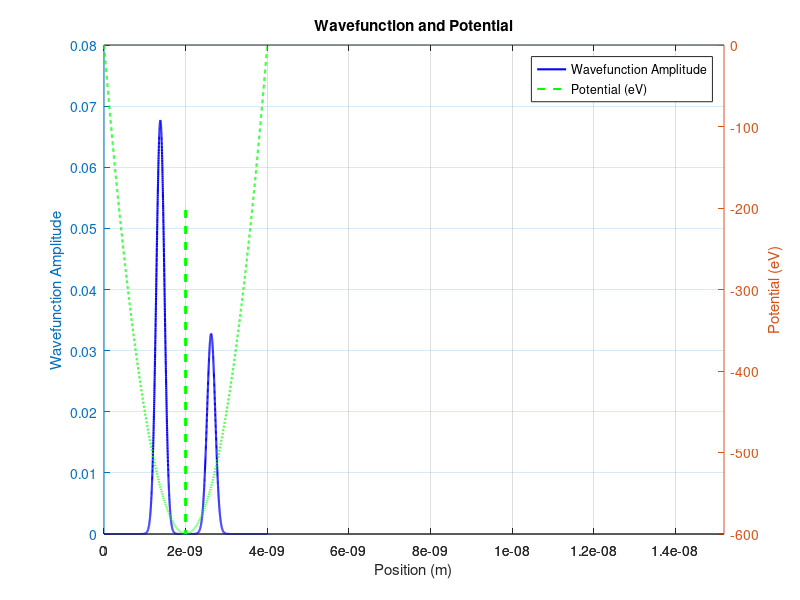

Source code (MATLAB):
clc;close all;clear all;

%% Constants
pi_val = pi;
melec = 9.1093837e-31;
hbar = 1.054571817e-34;
elcharge = 1.60217663e-19;
kf = 6.241509e18;

DomainSize = 4001;
kstart = floor(DomainSize/2);
kcentre = floor(kstart/2);
NSTEPS = 100000;
ddx = 0.1e-11;
ra = 0.125;
lambda_val = 1.6e-10;
sigma = 1.6e-10;
U0 = 600.0; % eV

%% Arrays
PsiReal = zeros(1, DomainSize);
PsiImag = zeros(1, DomainSize);
vp = zeros(1, DomainSize);

%% Variables
dt = 0.25 * (melec / hbar) * ddx^2;
L = DomainSize * ddx;

%% Generate the potential well
for k = 1:DomainSize
    xx = (k-1) * ddx;
    Vpot = (4.0 * U0 / L^2) * (xx^2) - (4.0 * U0 / L) * xx;
    vp(k) = Vpot * elcharge;
end

%% Add a barrier to the potential well
for k = (kstart-10):(kstart+10)
    vp(k) = vp(k) + 400.0 * elcharge;
end

%% Initialise the wavefunction
ptot = 0;
for k = 2:(DomainSize-2)
    PsiReal(k) = cos(2*pi_val*ddx*(k-kcentre)/lambda_val) * ...
                 exp(-0.5 * ((ddx*(k-kcentre))/sigma)^2);
    PsiImag(k) = sin(2*pi_val*ddx*(k-kcentre)/lambda_val) * ...
                 exp(-0.5 * ((ddx*(k-kcentre))/sigma)^2);
    ptot = ptot + PsiReal(k)^2 + PsiImag(k)^2;
end

%% Normalise the wavefunction
norm_factor = sqrt(ptot);
PsiReal(2:DomainSize-2) = PsiReal(2:DomainSize-2) / norm_factor;
PsiImag(2:DomainSize-2) = PsiImag(2:DomainSize-2) / norm_factor;

%% Time evolution
for n = 1:(NSTEPS-1)
    PsiReal(2:end-1) = PsiReal(2:end-1) - ra*(PsiImag(3:end) - 2*PsiImag(2:end-1) + PsiImag(1:end-2)) + ...
                       (dt/hbar) * vp(2:end-1) .* PsiImag(2:end-1);

    PsiImag(2:end-1) = PsiImag(2:end-1) + ra*(PsiReal(3:end) - 2*PsiReal(2:end-1) + PsiReal(1:end-2)) - ...
                       (dt/hbar) * vp(2:end-1) .* PsiReal(2:end-1);
end

%% Energy calculation
KeReal = 0; KeImag = 0; Pe = 0;
for k = 2:(DomainSize-2)
    LapReal = PsiReal(k+1) - 2*PsiReal(k) + PsiReal(k-1);
    LapImag = PsiImag(k+1) - 2*PsiImag(k) + PsiImag(k-1);

    KeReal = KeReal + PsiReal(k)*LapReal + PsiImag(k)*LapImag;
    KeImag = KeImag + PsiReal(k)*LapImag - PsiImag(k)*LapReal;
    Pe = Pe + vp(k) * (PsiReal(k)^2 + PsiImag(k)^2);
end

kine = 0.5 * (hbar / melec) * (hbar / ddx^2) * sqrt(KeReal^2 + KeImag^2);
fprintf('Kinetic Energy (ke): %.16e, Potential Energy (pe): %.16e\n', kine*kf, Pe*kf);

%% Compute values for plotting
x_values = (0:(DomainSize-1)) * ddx; % Convert indices to positions
vp_scaled = vp / elcharge;           % Potential in eV
wavefunction_amplitude = sqrt(PsiReal.^2 + PsiImag.^2); % Combined amplitude

%% Plot using plotyy
[ax, h1, h2] = plotyy(x_values, wavefunction_amplitude, x_values, vp_scaled);
set(h1, 'LineWidth', 1.5, 'Color', 'b');
set(h2, 'LineWidth', 1.5, 'LineStyle', '--', 'Color', 'g');
xlabel('Position (m)');
ylabel(ax(1), 'Wavefunction Amplitude');
ylabel(ax(2), 'Potential (eV)');
grid on;
title('Wavefunction and Potential');
legend([h1, h2], 'Wavefunction Amplitude','Potential (eV)');
